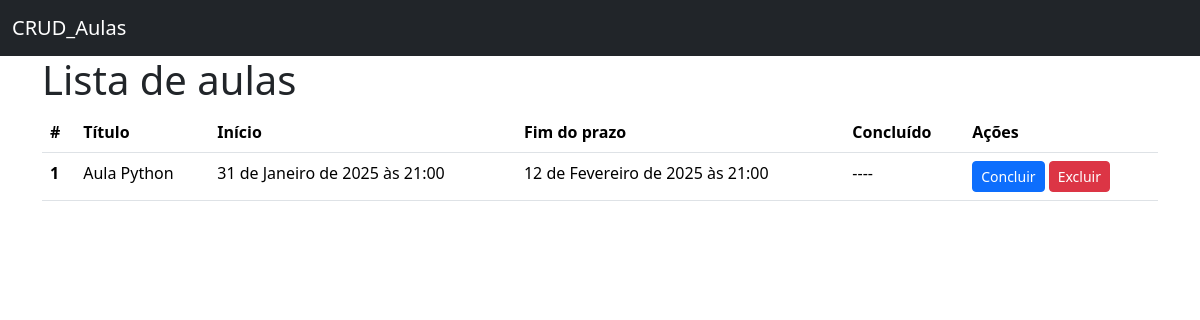
Before: / with the older database file.
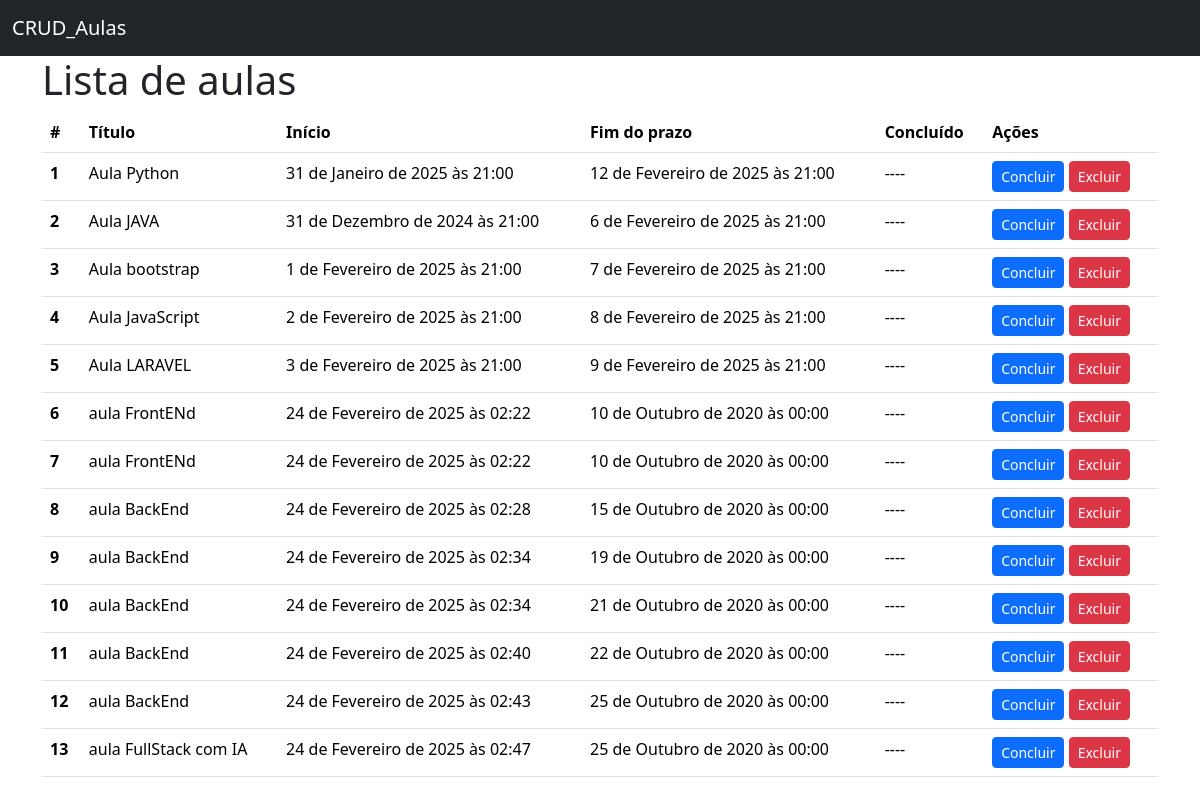
After: the same page with the newer database file.
### CRUD/models.py (models this page shows)
class CRUD(models.Model):
    titulo = models.CharField(max_length=100, null=False, blank=False)
    criada = models.DateTimeField(auto_now_add=True, null=False, blank=False)
    data_Entrega = models.DateTimeField(null=False, blank=False)
    finalizada = models.DateTimeField(null=True)

### CRUD/views.py (the view)
# urls.py: path("", CRUDListView.as_view(),name="crud_list"),
class CRUDListView(ListView):
    model = CRUD

### CRUD/templates/CRUD/crud_list.html (shortened to what this page needs)
<!DOCTYPE html>
<html lang="pt-br">
  <head>
    <link href="https://cdn.jsdelivr.net/npm/bootstrap@5.3.3/dist/css/bootstrap.min.css" rel="stylesheet" />
  </head>
  <body>
    <nav class="navbar bg-dark mb-8" data-bs-theme="dark">
      <div class="container-fluid">
        <a class="navbar-brand" href="#">CRUD_Aulas</a>
      </div>
    </nav>
    <main class="container">
      <h1>Lista de aulas</h1>
      {% if crud_list %}
        <table class="table">
          <thead>
            <tr>
              <th scope="col">#</th>
              <th scope="col">Título</th>
              <th scope="col">Início</th>
              <th scope="col">Fim do prazo</th>
              <th scope="col">Concluído</th>
              <th scope="col">Ações</th>
            </tr>
          </thead>
          <tbody>
            {% for crud in crud_list %}
              <tr>
                <th scope="row">{{ crud.id }}</th>
                <td>{{ crud.titulo }}</td>
                <td>{{ crud.criada }}</td>
                <td>{{ crud.data_Entrega }}</td>
                <td>{{ crud.finalizada|default:'----' }}</td>
                <td>
                  <a href="#" class="btn btn-primary btn-sm">Concluir</a>
                  <a href="#" class="btn btn-danger btn-sm">Excluir</a>
                </td>
              </tr>
            {% endfor %}
          </tbody>
        </table>
      {% else %}
        <p>Não foi programado aulas para hoje!!</p>
      {% endif %}
    </main>
  </body>
</html>

Changed rows visible on the page:
added CRUD: id "2", titulo "Aula JAVA", criada "31 de Dezembro de 2024 às 21:00", data_Entrega "6 de Fevereiro de 2025 às 21:00", finalizada "----"
added CRUD: id "3", titulo "Aula bootstrap", criada "1 de Fevereiro de 2025 às 21:00", data_Entrega "7 de Fevereiro de 2025 às 21:00", finalizada "----"
added CRUD: id "4", titulo "Aula JavaScript", criada "2 de Fevereiro de 2025 às 21:00", data_Entrega "8 de Fevereiro de 2025 às 21:00", finalizada "----"
added CRUD: id "5", titulo "Aula LARAVEL", criada "3 de Fevereiro de 2025 às 21:00", data_Entrega "9 de Fevereiro de 2025 às 21:00", finalizada "----"
added CRUD: id "6", titulo "aula FrontENd", criada "24 de Fevereiro de 2025 às 02:22", data_Entrega "10 de Outubro de 2020 às 00:00", finalizada "----"
added CRUD: id "7", titulo "aula FrontENd", criada "24 de Fevereiro de 2025 às 02:22", data_Entrega "10 de Outubro de 2020 às 00:00", finalizada "----"
added CRUD: id "8", titulo "aula BackEnd", criada "24 de Fevereiro de 2025 às 02:28", data_Entrega "15 de Outubro de 2020 às 00:00", finalizada "----"
added CRUD: id "9", titulo "aula BackEnd", criada "24 de Fevereiro de 2025 às 02:34", data_Entrega "19 de Outubro de 2020 às 00:00", finalizada "----"
added CRUD: id "10", titulo "aula BackEnd", criada "24 de Fevereiro de 2025 às 02:34", data_Entrega "21 de Outubro de 2020 às 00:00", finalizada "----"
added CRUD: id "11", titulo "aula BackEnd", criada "24 de Fevereiro de 2025 às 02:40", data_Entrega "22 de Outubro de 2020 às 00:00", finalizada "----"
added CRUD: id "12", titulo "aula BackEnd", criada "24 de Fevereiro de 2025 às 02:43", data_Entrega "25 de Outubro de 2020 às 00:00", finalizada "----"
added CRUD: id "13", titulo "aula FullStack com IA", criada "24 de Fevereiro de 2025 às 02:47", data_Entrega "25 de Outubro de 2020 às 00:00", finalizada "----"
